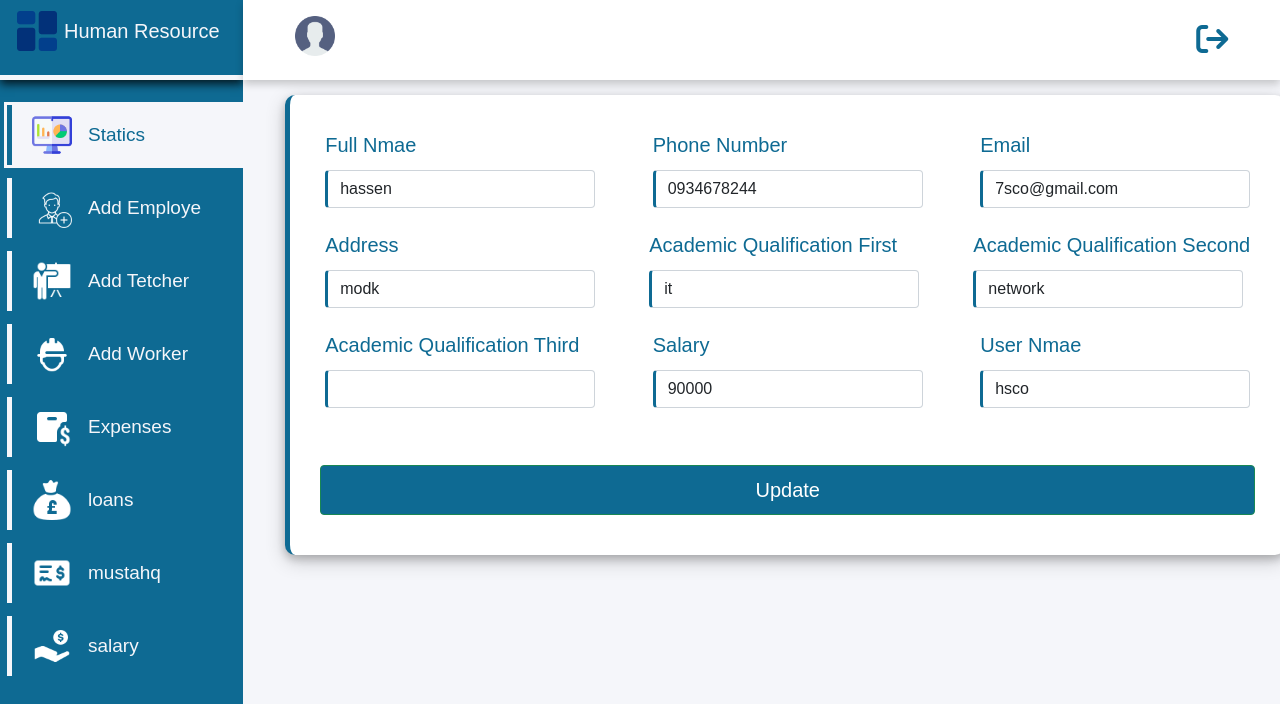
Page /manegment/employe_manegment/tetchers/edit_tetcher/display_for_editt.php?updateid=1 on the committed database.
### tables this page shows
CREATE TABLE `tetchers` (
  `id` int(11) NOT NULL,
  `full_name` varchar(100) NOT NULL,
  `phone_number` varchar(15) NOT NULL,
  `email` varchar(50) NOT NULL,
  `address` varchar(20) NOT NULL,
  `academic_qualification1` varchar(50) NOT NULL,
  `academic_qualification2` varchar(50) NOT NULL DEFAULT 'none',
  `academic_qualification3` varchar(50) NOT NULL DEFAULT 'none',
  `salary` varchar(15) NOT NULL,
  `username` varchar(20) NOT NULL,
  `password` varchar(20) NOT NULL DEFAULT '0000',
  `date` date NOT NULL,
  `hours` time NOT NULL,
  `del` varchar(5) NOT NULL DEFAULT 'no',
  `take_salary` varchar(5) NOT NULL DEFAULT 'no'
);

### manegment/employe_manegment/tetchers/edit_tetcher/display_for_editt.php (the view, shortened to what this page needs)
<?php
include "../../../../connection/connection.php";
$name_user = $_SESSION["full_name"];
$id = $_GET["updateid"];
$show_data_input = mysqli_query($connection, "select * from tetchers where id = $id");
$row=mysqli_fetch_array($show_data_input);
$inp_name = $row["full_name"];
$inp_phone = $row["phone_number"];
$inp_email = $row["email"];
$inp_address = $row["address"];
$inp_academic1 = $row["academic_qualification1"];
$inp_academic2 = $row["academic_qualification2"];
$inp_academic3 = $row["academic_qualification3"];
$inp_salary = $row["salary"];
$inp_username = $row["username"];
?>
<!DOCTYPE html>
<html lang="en">
<head>
    <link rel="stylesheet" href="../../../../css/all.min.css">
    <link rel="stylesheet" href="../../../../bootstrap/bootstrap.min.css">
    <link rel="stylesheet" href="../../../../css/manegment/add_tetcher.css">
</head>
<body>
<div class="side-menu">
<div class="brand-name">
    <h2><img src="../../../../icons/da.png" alt="" width="50px" height="50px">Human Resource</h2>
            </div>
    <ul>
    <a href="../../statics/statics.php"><li  class="active"><img src="../../../../icons/statc1.png" alt="" width="40px" height="40px">Statics</li></a>
            <a href="../../employes/add_employe/add_emp.php"><li><img src="../../../../icons/eemp.png" alt="" width="40px" height="40px"> Add Employe </li></a>
            <a href="../../tetchers/add_tetchers/add_tetcher.php"><li><img src="../../../../icons/thh.png" alt="" width="40px" height="40px">Add Tetcher</li></a>
            <a href="../../workers/add_workers/add_worker.php"><li><img src="../../../../icons/wok1.png" alt="" width="40px" height="40px">Add Worker</li></a>
            <a href="../../expenses/expenses.php"><li><img src="../../../../icons/Expenses.png" alt="" width="40px" height="40px">Expenses</li></a>
            <a href="../../loans/loans.php"><li><img src="../../../../icons/loans.png" alt="" width="40px" height="40px">loans</li></a>
            <a href="../../mustahqat/add_mustahq.php"><li><img src="../../../../icons/mustahq.png" alt="" width="40px" height="40px">mustahq</li></a>
            <a href="../../salary/salary.php"><li><img src="../../../../icons/salary2.png" alt="" width="40px" height="40px">salary</li></a>
            </ul>
</div>
<div class="container">
<div class="header">
    <div class="nav">
    <div>
    <h3> <a href="../../Account/Account.php"><img src="../../../../icons/account.png" alt="" width="40px" height="40px"></a><?php echo " " . $name_user ?></h3>
  </div>
    <div class="log">
    <a href="../../../login/login.php"><div><i class="fa-solid fa-arrow-right-from-bracket fa-2x"></i></div></a>
    </div>
    </div>
</div>
<div class="form">
<form action="" method="post">
    <div class="roww">
    <div  class="form-group">
    <label for="" class="lead">Full Nmae</label>
        <input type="text" name="fullname" id=""  value="<?php echo $inp_name ?>" class="form-control" required>
    </div>
    <div  class="form-group">
    <label for="" class="lead">Phone Number</label>
        <input type="number" name="phone" id=""  value="<?php echo $inp_phone ?>" class="form-control" required>
    </div>
    <div  class="form-group">
    <label for="" class="lead">Email</label>
        <input type="email" name="email" id=""  value="<?php echo $inp_email ?>" class="form-control" required>
    </div>
    </div>
    <div class="roww">
    <div  class="form-group">
    <label for="" class="lead">Address</label>
        <input type="text" name="address" id=""  value="<?php echo $inp_address ?>" class="form-control" required>
    </div>
    <div  class="form-group">
    <label for="" class="lead">Academic Qualification First</label>
        <input type="text" name="academicqualification1" id=""  value="<?php echo $inp_academic1 ?>" class="form-control" required>
    </div>
    <div  class="form-group">
    <label for="" class="lead">Academic Qualification Second</label>
        <input type="text" name="academicqualification2" id=""  value="<?php echo $inp_academic2 ?>" class="form-control">
    </div>
    </div>
    <div class="roww">
    <div  class="form-group">
    <label for="" class="lead">Academic Qualification Third</label>
        <input type="text" name="academicqualification3" id=""  value="<?php echo $inp_academic3 ?>" class="form-control">
    </div>
    <div  class="form-group">
    <label for="" class="lead">Salary</label>
        <input type="number" name="salary" id=""  value="<?php echo $inp_salary ?>" class="form-control" required>
    </div>
    <div  class="form-group">
    <label for="" class="lead">User Nmae</label>
        <input type="text" name="username" id=""  value="<?php echo $inp_username ?>" class="form-control" required>
    </div>
    </div>
    <div  class="form-group">
        <input type="submit" name="edittetcher" id="" value="Update"  class="btn btn-success">
    </div>
</form>
</div>
</body>
</html>

### css/manegment/add_tetcher.css (style rules this page uses)
* { box-sizing: border-box; }
body { min-height: 100vh; font-family: Tahoma, Geneva, Verdana, sans-serif }
a { text-decoration: none; color: #f5f6fa; }
li { list-style: none; }
h2 { color: #f5f6fa; font-size: 20px; }
.side-menu { position: fixed; background: #0e6a93; ; width: 19vw; min-height: 100vh; display: flex; flex-direction: column; }
.side-menu .brand-name { height: 10vh; display: flex; align-items: right; padding: 2px; padding-top: 5px; margin-bottom: 25px; cursor: pointer; border-bottom:5px solid #f5f6fa; box-shadow: 0 4px 9px 0 rgba(0, 0, 0, 0.8); }
.side-menu li { font-size: 19px; padding: 10px; margin-left: -25px; margin-bottom: 13px; display: flex; align-items:center; border-left:5px solid #f5f6fa; cursor: pointer; }
.side-menu li img { margin-right: 16px; }
.side-menu .active { background: #f5f6fa; color: #0e6a93; border-left:5px solid #0e6a93; outline:3px solid #f5f6fa; }
.side-menu img { margin-left: 10px; }
.side-menu .brand-name h2 { font-size: 20px; }
.side-menu .brand-name h2 img { mix-blend-mode: multiply; margin-right: 2px; margin-top: 1px; padding-right: 5px; margin-bottom: 5px; padding: 5px; }
.container { position: absolute; right: 0; width: 81vw; height: 100vh; background-color: #f5f6fa; }
.container .header { position: fixed; top: 0; right: 0; width: 81vw; height: 10vh; background-color: white; display: flex; align-items: center; justify-content: center; box-shadow: 0 4px 8px 0 rgba(0, 0, 0, 0.2); }
.container .header .nav { width: 90%; display: flex; align-items: center; justify-content: space-between; }
.container .header .nav h3 { color: #0e6a93; font-size: 20px; margin-top: 10px; cursor: pointer; }
.container .header .nav h3 img { margin-bottom: 10px; cursor: pointer; }
.fa-solid { color: #0e6a93; }
.log { cursor: pointer; display: flex; align-items: center; justify-content: space-between; color: #0e6a93; }
.container .form { margin-top:95px; margin-left: 30px; width: 1000px; height: 460px; padding: 30px; border-left: 5px solid #0e6a93; border-radius: 10px; background-color: white; box-shadow: 0 4px 8px 0 rgba(0, 0, 0, 0.2),0 6px 20px 0 rgba(0, 0, 0, 0.19); }
.container .form .roww { display: flex; justify-content: space-between; flex-wrap:wrap; }
.form-group { margin-bottom: 12px; }
.form-control,.form-select { width: 270px; margin: 5px; border-left:3px solid #0e6a93; border-radius: none; }
label { color: #0e6a93; margin: 5px; font-size: 15px; }
.btn { margin-top: 40px; width: 100%; height: 50px; font-size: 20px; background-color:#0e6a93; }

### rows in the picture
tetchers: fullname "hassen", phone "0934678244", email "7sco@gmail.com", address "modk", academicqualification1 "it", academicqualification2 "network", salary "90000", username "hsco"
